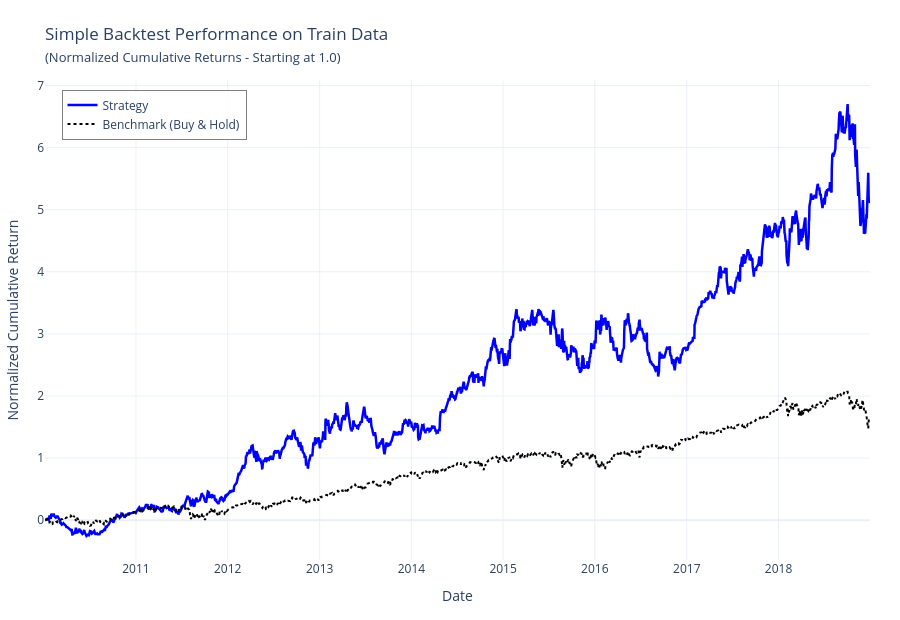

Notebook code for this chart:
### Code cell
plot_strategy_returns(best_strategy, benchmark_data, "Train")
performance_metrics(best_strategy, benchmark_data)

### Figure 1 — Plotly figure (JSON) as saved in the notebook; plotly's stock layout.template omitted (floating-point values rounded to 4 significant figures; data arrays with more than 128 entries replaced by an {"elided": "..."} marker saying what was removed)
{"data": [{"line": {"color": "blue", "width": 2.5}, "mode": "lines", "name": "Strategy", "type": "scatter", "x": {"elided": "2264 str values"}, "y": {"elided": "2264 float values"}}, {"line": {"color": "black", "dash": "dot", "width": 2}, "mode": "lines", "name": "Benchmark (Buy & Hold)", "type": "scatter", "x": {"elided": "2264 str values"}, "y": {"elided": "2264 float values"}}], "layout": {"height": 620, "legend": {"bgcolor": "rgba(255, 255, 255, 0.85)", "bordercolor": "gray", "borderwidth": 1, "font": {"size": 12}, "x": 0.02, "xanchor": "left", "y": 0.98, "yanchor": "top"}, "margin": {"b": 60, "l": 40, "r": 30, "t": 80}, "title": {"text": "Simple Backtest Performance on Train Data<br><span style=\"font-size:13px\">(Normalized Cumulative Returns - Starting at 1.0)</span>"}, "xaxis": {"title": {"text": "Date"}}, "yaxis": {"title": {"text": "Normalized Cumulative Return"}}}}
